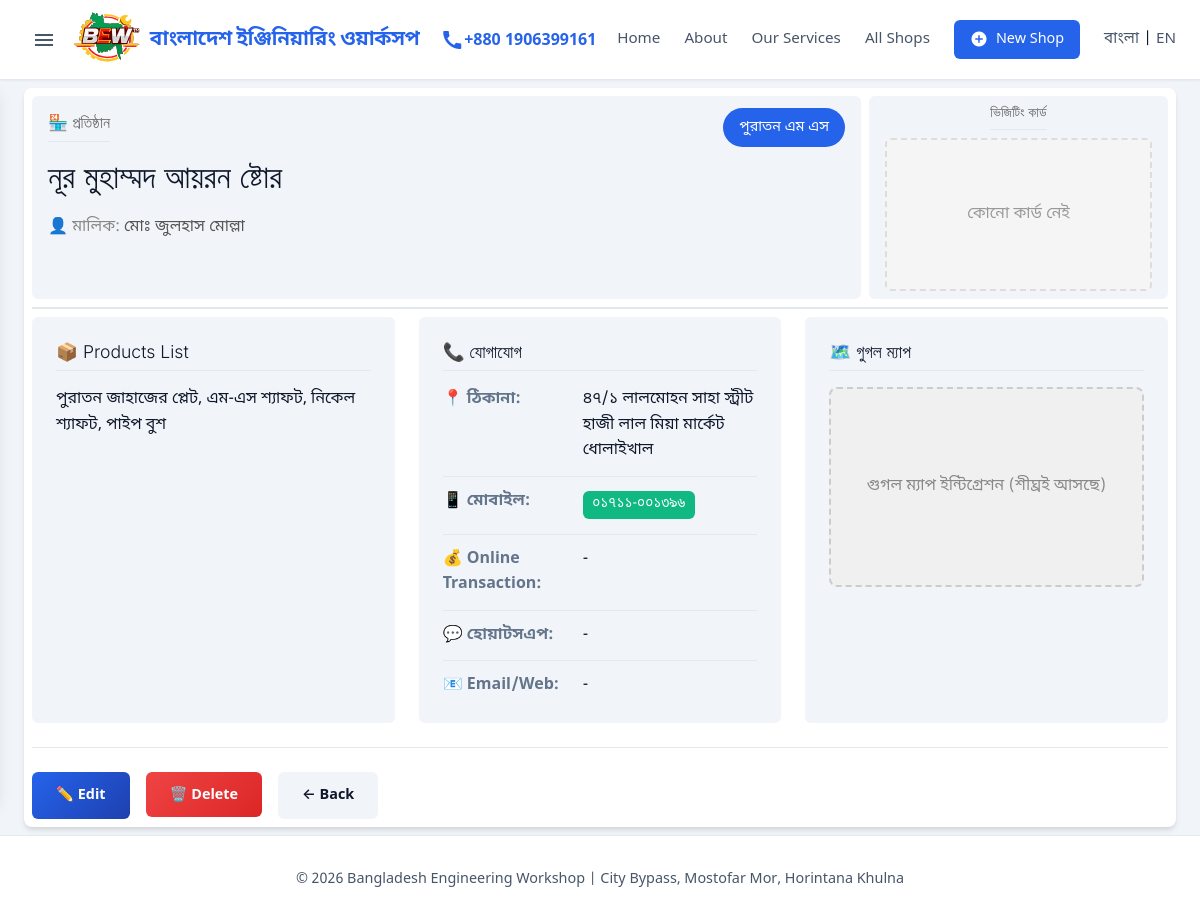
The app's page /shop/21 with its own data.
### database.py (models this page shows)
class Category(db.Model):
    __tablename__ = 'categories'
    id = db.Column(db.Integer, primary_key=True)
    name = db.Column(db.String(10000), nullable=False)
    name_english = db.Column(db.String(10000))
    shops = db.relationship('Shop', backref='category', lazy=True)
    def to_dict(self):
        return {
            'id': self.id,
            'name': self.name,
            'name_english': self.name_english
        }

class Shop(db.Model):
    __tablename__ = 'shops'
    id = db.Column(db.Integer, primary_key=True)
    category_id = db.Column(db.Integer, db.ForeignKey('categories.id'))
    serial_no = db.Column(db.String(5000))
    name = db.Column(db.String(20000))
    proprietor = db.Column(db.String(10000))
    address = db.Column(db.Text)
    mobile = db.Column(db.String(10000))
    transaction_status = db.Column(db.String(10000))
    whatsapp = db.Column(db.String(5000))
    email_web = db.Column(db.String(10000))
    products = db.Column(db.Text)
    visiting_card = db.Column(db.String(5000))
    created_at = db.Column(db.DateTime, default=datetime.datetime.now)
    updated_at = db.Column(db.DateTime, default=datetime.datetime.now, onupdate=datetime.datetime.now)
    def to_dict(self):
        return {
            'id': self.id,
            'category_id': self.category_id,
            'category_name': self.category.name if self.category else '',
            'category_name_english': self.category.name_english if self.category else '',
            'serial_no': self.serial_no,
            'name': self.name,
            'proprietor': self.proprietor,
            'address': self.address,
            'mobile': self.mobile,
            'transaction_status': self.transaction_status,
            'whatsapp': self.whatsapp,
            'email_web': self.email_web,
            'products': self.products,
            'visiting_card': self.visiting_card,
            'created_at': self.created_at.isoformat() if self.created_at else None,
            'updated_at': self.updated_at.isoformat() if self.updated_at else None
        }

### app.py (the view)
@app.route('/shop/<int:shop_id>')
def shop_detail(shop_id):
    shop = db.get_shop_by_id(shop_id)
    if not shop:
        flash('দোকান খুঁজে পাওয়া যায়নি!', 'error')
        return redirect(url_for('index'))
    return render_template('shop_detail.html', shop=shop)

### app.py (called while the page is built, shortened)
def get_locale():
    if 'lang' in session:
        return session['lang']
    return request.accept_languages.best_match(['bn', 'en'])

@app.context_processor
def inject_categories():
    return dict(categories=db.get_all_categories())

@app.template_filter('parse_contact_info')
def parse_contact_info(value):
    if not value:
        return {'type': 'text', 'value': '-'}

### database.py (called while the page is built)
    def get_all_categories(self):
        cats = Category.query.order_by(Category.id).all()
        return [c.to_dict() for c in cats]

    def get_shop_by_id(self, shop_id):
        shop = Shop.query.get(shop_id)
        return shop.to_dict() if shop else None

### templates/shop_detail.html (shortened to what this page needs)
{% extends 'base.html' %}
{% block content %}
<section class="shop-detail">
    <div class="shop-detail-header"
        style="display: flex; justify-content: space-between; align-items: stretch; gap: 0.5rem; flex-wrap: wrap; margin-bottom: 0.5rem;">
        <div class="detail-card"
            style="flex: 1; min-width: 280px; display: flex; flex-direction: column; justify-content: flex-start; padding: 0.75rem 1rem;">
            <div style="display: flex; justify-content: space-between; align-items: center; margin-bottom: 0.5rem;">
                <h3 style="margin: 0; font-size: 16px; color: #666;">🏪 প্রতিষ্ঠান</h3>
                {% if shop.category_name %}
                <a href="{{ url_for('category_shops', category_id=shop.category_id) }}" class="category-badge large">
                    {{ shop.category_name }}
                </a>
                {% endif %}
            </div>
            <h1 style="margin: 0 0 1rem 0; font-size: 2.0rem;">{{ shop.name }}</h1>
            <div style="font-size: 1rem; color: #555;">
                <span style="color: #888;">👤 মালিক:</span> {{ shop.proprietor or 'পাওয়া যায় নাই' }}
            </div>
        </div>
        <div class="detail-card"
            style="flex-shrink: 0; min-width: 280px; display: flex; flex-direction: column; align-items: center; justify-content: flex-start; padding: 0.5rem 1rem;">
            <h3 style="margin: 0 0 0.5rem 0; font-size: 14px; color: #666;">ভিজিটিং কার্ড</h3>
            {% if shop.visiting_card %}
            <img src="/shop_img/{{ shop.visiting_card }}" alt="Visiting Card for {{ shop.name }}"
                style="width: 267px; height: 153px; object-fit: cover; border-radius: 6px; box-shadow: 0 2px 8px rgba(0,0,0,0.1); border: 1px solid #e0e0e0;">
            {% else %}
            <div
                style="width: 267px; height: 153px; background: #f5f5f5; border-radius: 6px; border: 2px dashed #ddd; display: flex; align-items: center; justify-content: center; color: #999;">
                কোনো কার্ড নেই
            </div>
            {% endif %}
        </div>
    </div>
    <div class="shop-detail-body">
        <div class="detail-grid">
            <div class="detail-card">
                <h3>📦 {{ _('Products List') }}</h3>
                <div class="products-content">
                    {{ shop.products or _('No products list available') }}
                </div>
            </div>
            <div class="detail-card">
                <h3>📞 যোগাযোগ</h3>
                <div class="detail-row">
                    <div class="detail-label">📍 ঠিকানা:</div>
                    <div class="detail-value">{{ shop.address or '-' }}</div>
                </div>
                <div class="detail-row">
                    <div class="detail-label">📱 মোবাইল:</div>
                    <div class="detail-value">
                        {% if shop.mobile %}
                        {% for num in shop.mobile.split() %}
                        <a href="tel:{{ num }}" class="phone-link">{{ num }}</a>
                        {% endfor %}
                        {% else %}
                        -
                        {% endif %}
                    </div>
                </div>
                <div class="detail-row">
                    <div class="detail-label">💰 {{ _('Online Transaction') }}:</div>
                    <div class="detail-value">{{ shop.transaction_status or '-' }}</div>
                </div>
                <div class="detail-row">
                    <div class="detail-label">💬 হোয়াটসএপ:</div>
                    <div class="detail-value">
                        {% if shop.whatsapp %}
                        <a href="https://wa.me/{{ shop.whatsapp.replace('-', '').replace(' ', '') }}" target="_blank"
                            class="whatsapp-link">
                            {{ shop.whatsapp }}
                        </a>
                        {% else %}
                        -
                        {% endif %}
                    </div>
                </div>
                <div class="detail-row">
                    <div class="detail-label">📧 {{ _('Email/Web') }}:</div>
                    <div class="detail-value">
                        {% set contact = shop.email_web | parse_contact_info %}
                        {% if contact.type == 'email' %}
                        <a href="mailto:{{ contact.value }}" class="email-link">{{ contact.value }}</a>
                        {% elif contact.type == 'web' %}
                        <a href="{{ contact.value if 'http' in contact.value else 'http://' + contact.value }}"
                            target="_blank" class="web-link">{{ contact.value }}</a>
                        {% else %}
                        {{ contact.value }}
                        {% endif %}
                    </div>
                </div>
            </div>
            <div class="detail-card">
                <h3>🗺️ গুগল ম্যাপ</h3>
                <div
                    style="width: 100%; height: 200px; background: #f0f0f0; border-radius: 8px; border: 2px dashed #ccc; display: flex; align-items: center; justify-content: center; color: #888; font-size: 1rem;">
                    গুগল ম্যাপ ইন্টিগ্রেশন (শীঘ্রই আসছে)
                </div>
            </div>
        </div>
    </div>
    <div class="shop-detail-actions">
        <a href="{{ url_for('edit_shop', shop_id=shop.id) }}" class="btn btn-primary">✏️ {{ _('Edit') }}</a>
        <form action="{{ url_for('delete_shop', shop_id=shop.id) }}" method="POST" class="delete-form"
            onsubmit="return checkDeletePassword();">
            <button type="submit" class="btn btn-danger">🗑️ {{ _('Delete') }}</button>
        </form>
        <a href="{{ url_for('index') }}" class="btn btn-secondary">← {{ _('Back') }}</a>
    </div>
</section>
{% endblock %}

### static/style.css (style rules this page uses)
:root { --primary: #2563eb; --primary-dark: #1e40af; --secondary: #64748b; --success: #10b981; --danger: #ef4444; --surface: #ffffff; --background: #f1f5f9; --text-main: #0f172a; --text-muted: #475569; --border: #e2e8f0; --dark: var(--text-main); --light: var(--background); --text-color: var(--text-main); --shadow-sm: 0 1px 2px 0 rgba(0, 0, 0, 0.05); --shadow: 0 4px 6px -1px rgba(0, 0, 0, 0.1), 0 2px 4px -1px rgba(0, 0, 0, 0.06); --shadow-lg: 0 10px 15px -3px rgba(0, 0, 0, 0.1); --radius: 8px; --radius-sm: 6px; --font-main: 'Noto Sans Bengali', system-ui, -apple-system, sans-serif; --font-inter: 'Inter', sans-serif; --transition: all 0.2s cubic-bezier(0.4, 0, 0.2, 1); }
* { margin: 0; padding: 0; box-sizing: border-box; }
body { font-family: var(--font-main); background-color: var(--background); color: var(--text-main); line-height: 1.6; min-height: 100vh; display: flex; flex-direction: column; }
h1, h2, h3, h4 { font-family: var(--font-inter); font-weight: 300; color: #333333; line-height: 1.2; }
h1 { font-size: 33px; line-height: 44px; margin-bottom: 1.5rem; }
h3 { font-size: 20px; margin-bottom: 1rem; }
.btn { display: inline-block; padding: 0.75rem 1.5rem; border-radius: var(--radius-sm); text-decoration: none; font-weight: 600; font-size: 0.9rem; transition: var(--transition); border: none; cursor: pointer; font-family: inherit; background: var(--primary); color: white; }
.btn-primary { background: linear-gradient(135deg, var(--primary), var(--primary-dark)); }
.btn-secondary { background: var(--light); color: var(--dark); }
.btn-danger { background: linear-gradient(135deg, var(--danger), #dc2626); }
.category-badge { background: var(--primary); color: white; padding: 0.25rem 0.75rem; border-radius: 50px; font-size: 0.75rem; text-decoration: none; white-space: nowrap; }
.category-badge.large { padding: 0.5rem 1rem; font-size: 0.9rem; }
.shop-detail { background: white; border-radius: var(--radius); padding: 0.5rem; margin: 0.5rem 0; box-shadow: var(--shadow); }
.shop-detail-header { display: flex; justify-content: space-between; align-items: center; flex-wrap: wrap; gap: 0.5rem; margin-bottom: 0.5rem; padding-bottom: 0.5rem; border-bottom: 2px solid var(--border); }
.shop-detail-header h1 { font-size: 2rem; color: var(--dark); }
.detail-grid { display: grid; grid-template-columns: repeat(auto-fit, minmax(300px, 1fr)); gap: 1.5rem; }
.detail-card { background: var(--light); border-radius: var(--radius-sm); padding: 1.5rem; }
.detail-card h3 { font-size: 1.1rem; color: var(--dark); margin-bottom: 1rem; padding-bottom: 0.5rem; border-bottom: 1px solid var(--border); }
.detail-row { display: flex; margin-bottom: 0.75rem; border-bottom: 1px solid var(--border); padding-bottom: 0.75rem; }
.detail-row:last-child { border-bottom: none; margin-bottom: 0; padding-bottom: 0; }
.detail-label { width: 140px; font-weight: 600; color: var(--secondary); flex-shrink: 0; }
.detail-value { flex: 1; color: var(--dark); font-weight: 500; }
.phone-link, .email-link, .web-link { display: inline-block; background: var(--success); color: white; padding: 0.2rem 0.6rem; border-radius: var(--radius-sm); text-decoration: none; margin: 0.15rem 0; font-size: 0.85rem; direction: ltr; }
.shop-detail-actions { display: flex; gap: 1rem; margin-top: 1.5rem; padding-top: 1.5rem; border-top: 1px solid var(--border); flex-wrap: wrap; }
.delete-form { display: inline; }

### records on screen
Category: category_name "পুরাতন এম এস"
Shop: name "নূর মুহাম্মদ আয়রন ষ্টোর", proprietor "মোঃ জুলহাস মোল্লা", products "পুরাতন জাহাজের প্লেট, এম-এস শ্যাফট, নিকেল শ্যাফট, পাইপ বুশ", address "৪৭/১ লালমোহন সাহা স্ট্রীট হাজী লাল মিয়া মার্কেট ধোলাইখাল", mobile "০১৭১১-০০১৩৯৬"

### other values on screen
{{ shop.transaction_status or '-' }} "-"
{{ contact.value }} "-"
